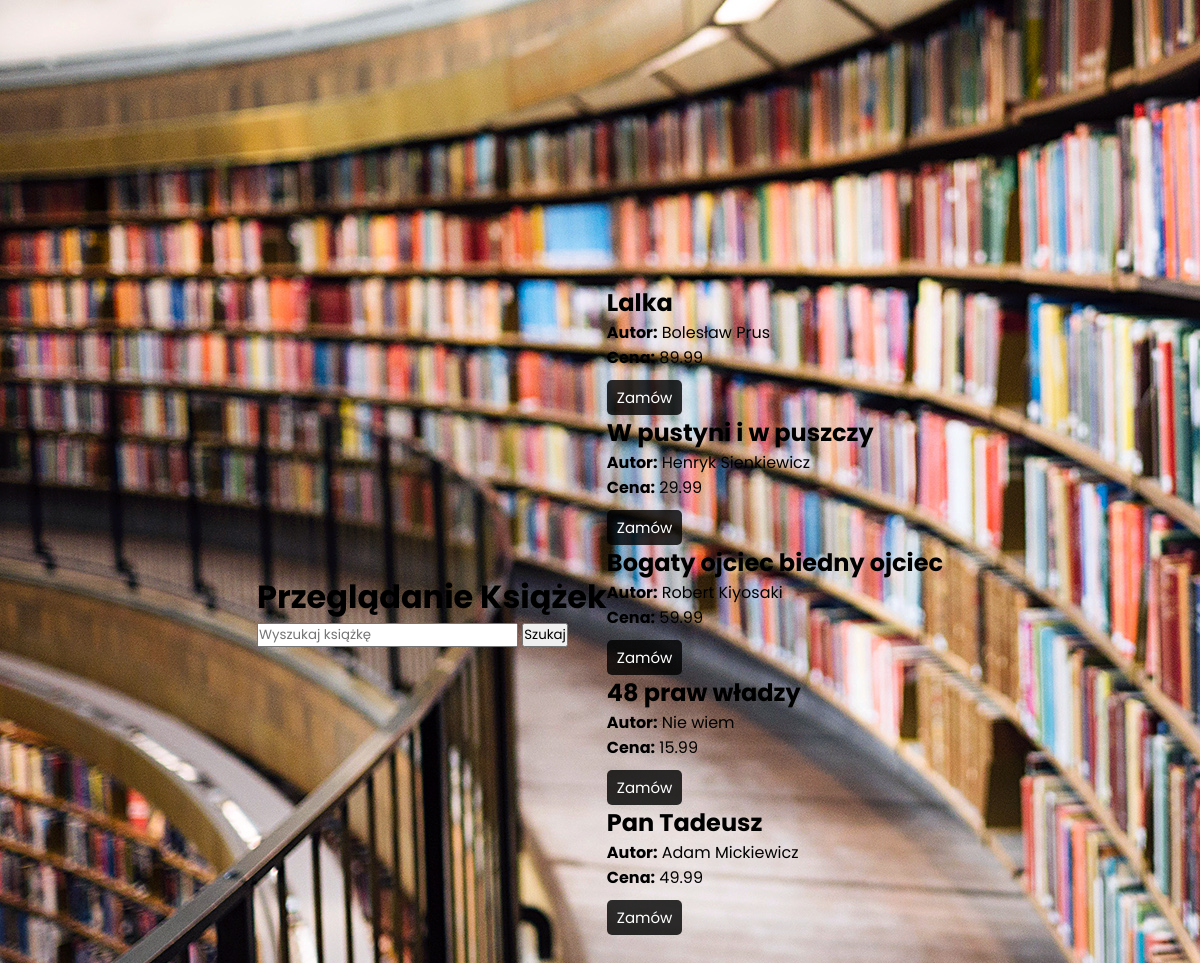
/home.php (signed in), run on the app's committed database.
### tables this page shows
CREATE TABLE `ksiazki` (
  `id_ksiazki` int(11) NOT NULL,
  `tytul` varchar(40) DEFAULT NULL,
  `autor` varchar(80) DEFAULT NULL,
  `cena` float DEFAULT NULL,
  `ilosc` int(11) DEFAULT NULL
);

### home.php (the view, shortened to what this page needs)
<?php
include("php/config.php");
$search_query = "";
if (isset($_POST['search'])) {
    $search_query = mysqli_real_escape_string($con, $_POST['search_query']);
    $result = mysqli_query($con, "SELECT * FROM ksiazki WHERE tytul LIKE '%$search_query%'");
} else {
    $result = mysqli_query($con, "SELECT * FROM ksiazki");
}
?>
<!DOCTYPE html>
<html lang="pl">
<head>
    <link rel="stylesheet" href="style/style.css">
</head>
<body>
    <div class="container">
        <header>
            <h1>Przeglądanie Książek</h1>
            <form action="" method="post">
                <input type="text" name="search_query" placeholder="Wyszukaj książkę" value="<?php echo htmlspecialchars($search_query); ?>">
                <button type="submit" name="search">Szukaj</button>
            </form>
        </header>
        <div class="book-list">
            <?php while ($row = mysqli_fetch_assoc($result)) { ?>
                <div class="book">
                    <h2><?php echo htmlspecialchars($row['tytul']); ?></h2>
                    <p><strong>Autor:</strong> <?php echo htmlspecialchars($row['autor']); ?></p>
                    <p><strong>Cena:</strong> <?php echo htmlspecialchars($row['cena']); ?></p>
                    <a href="zamowienie.php?id_ksiazki=<?php echo $row['id_ksiazki']; ?>"><button class="btn">Zamów</button></a>
                </div>
            <?php } ?>
        </div>
    </div>
</body>
</html>

### style/style.css (style rules this page uses)
* { padding: 0; margin: 0; box-sizing: border-box; font-family: 'Poppins',sans-serif; }
body { margin: 0; padding-top: 230px; text-align: center; background: url('biblioteka.jpg'); }
.container { text-align: left; display: flex; align-items: center; justify-content: center; min-height: 90vh; margin-top: 20px; }
.btn { height: 35px; background: rgba(0, 0, 0, 0.808); border: 0; border-radius: 5px; color: #fff; font-size: 15px; cursor: pointer; transition: all .3s; margin-top: 10px; padding: 0px 10px; }

### data on the page
ksiazki: tytul "Lalka", autor "Bolesław Prus", cena "89.99"
ksiazki: tytul "W pustyni i w puszczy", autor "Henryk Sienkiewicz", cena "29.99"
ksiazki: tytul "Bogaty ojciec biedny ojciec", autor "Robert Kiyosaki", cena "59.99"
ksiazki: tytul "48 praw władzy", autor "Nie wiem", cena "15.99"
ksiazki: tytul "Pan Tadeusz", autor "Adam Mickiewicz", cena "49.99"
